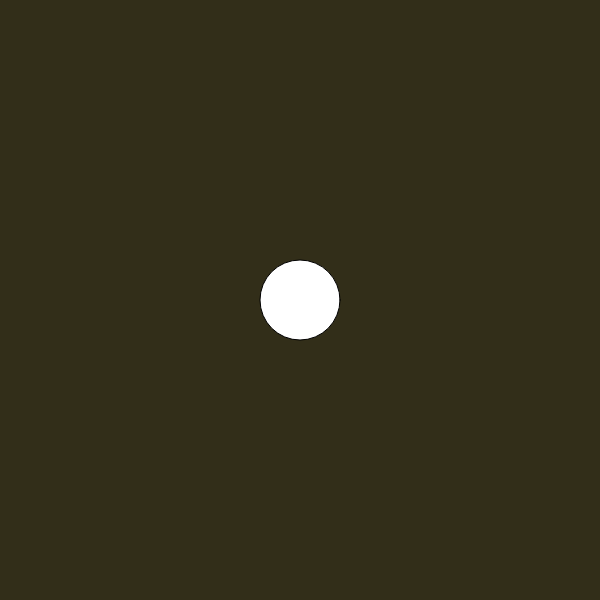
Frame 1 (no input)
Frame 60 (no input): identical to frame 1, image omitted
Frame 120 (the mouse pressed at the canvas centre since frame 60): identical to frame 1, image omitted

The p5.js sketch that drew this single still picture (run headless with seeded random() and noise() and a simulated clock; from frame 60 on, the mouse is pressed at the canvas centre):

// p5.js sketch
// ── sketch.js
function setup(){
    createCanvas(600,600);
    
}
let x = 0;
let y = 0;


function draw(){
    background(50,46,25);
    ellipse(300,300,80,80);
    
}
